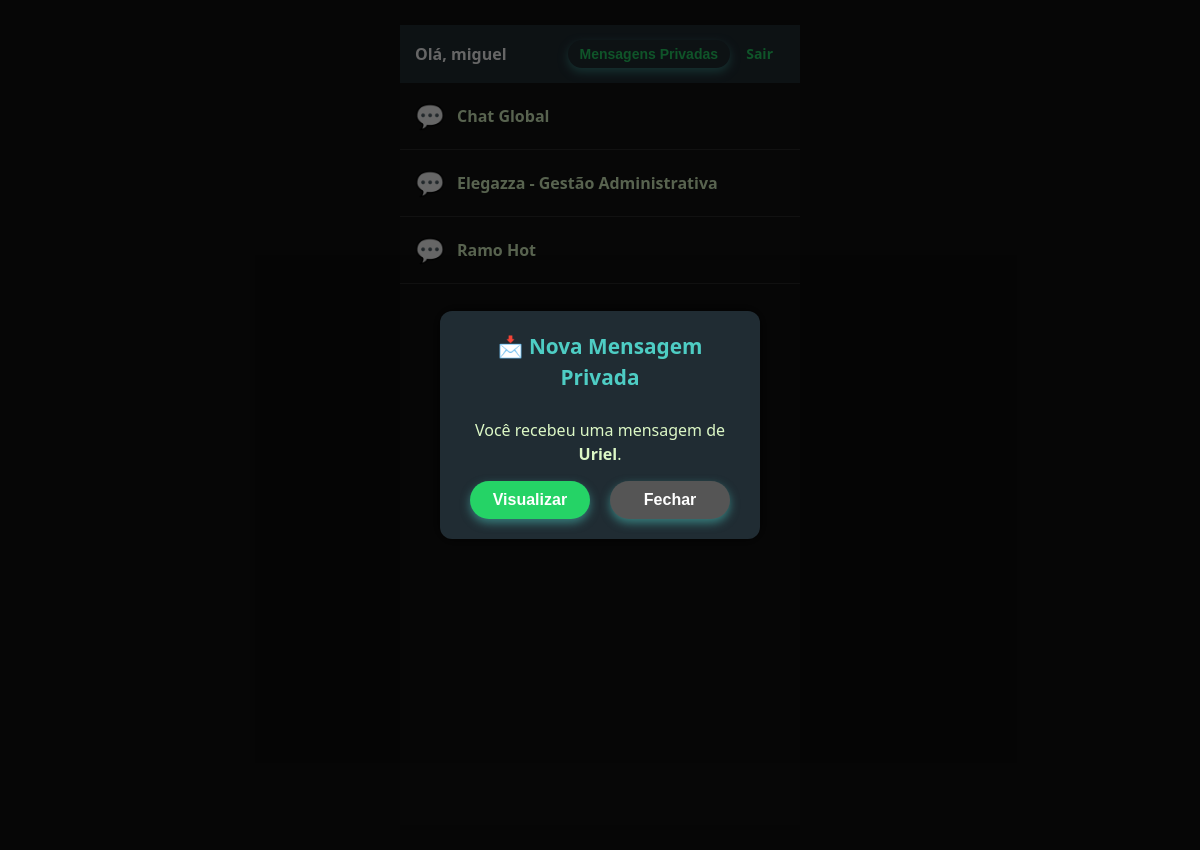
Page /index.php (signed in) on the committed database.
### tables this page shows
CREATE TABLE `topicos` (
  `id` int(11) NOT NULL,
  `nome` varchar(100) NOT NULL,
  `visibilidade` varchar(255) NOT NULL DEFAULT 'publico',
  `mensagem_fixada` text DEFAULT NULL,
  `trancado` tinyint(1) NOT NULL DEFAULT 0
);

### index.php (the view, shortened to what this page needs)
<?php
include 'conexao.php';
$stmtUser = $conn->prepare("SELECT id, tipo FROM usuarios WHERE usuario = ?");
$stmtUser->bind_param("s", $_SESSION['usuario']);
$stmtUser->execute();
$resUser = $stmtUser->get_result();
$user = $resUser->fetch_assoc();
$userId = $user['id'];
$sql = "SELECT * FROM topicos WHERE visibilidade = 'publico' OR FIND_IN_SET(?, visibilidade)";
$stmtTopicos = $conn->prepare($sql);
$stmtTopicos->bind_param("i", $userId);
$stmtTopicos->execute();
$resTopicos = $stmtTopicos->get_result();
$stmtNot = $conn->prepare("
  SELECT m.de_id, u.usuario
  FROM mensagens_privadas m
  LEFT JOIN mensagens_lidas l ON m.id = l.mensagem_id AND l.usuario_id = ?
  JOIN usuarios u ON m.de_id = u.id
  WHERE m.para_id = ? AND l.id IS NULL
  ORDER BY m.data DESC
  LIMIT 1
");
$stmtNot->bind_param("ii", $userId, $userId);
$stmtNot->execute();
$resNot = $stmtNot->get_result();
$notificacao = $resNot->fetch_assoc();
?>
<!DOCTYPE html>
<html lang="pt-BR">
<head>
  <link rel="stylesheet" href="assets/style.css" />
</head>
<body>
<div class="whatsapp-wrapper">
  <header>
    <span>Olá, <?= htmlspecialchars($_SESSION['usuario']) ?></span>
    <div>
      <button onclick="location.href='usuarios.php'">Mensagens Privadas</button>
      <a href="logout.php">Sair</a>
    </div>
  </header>
  <div class="topico-lista">
    <?php if ($resTopicos->num_rows > 0): ?>
      <?php while ($topico = $resTopicos->fetch_assoc()): ?>
        <div class="topico-item">
          <div class="emoji">💬</div>
          <a href="topico.php?id=<?= intval($topico['id']) ?>">
            <?= htmlspecialchars($topico['nome']) ?>
          </a>
        </div>
      <?php endwhile; ?>
    <?php else: ?>
      <p style="padding: 15px; color: #888;">Nenhum tópico disponível.</p>
    <?php endif; ?>
  </div>
</div>
<?php if ($notificacao): ?>
  <div id="modalOverlay">
    <div id="modal" role="dialog" aria-modal="true" aria-labelledby="modalTitle" aria-describedby="modalDesc">
      <h2 id="modalTitle">📩 Nova Mensagem Privada</h2>
      <p id="modalDesc">Você recebeu uma mensagem de <strong><?= htmlspecialchars($notificacao['usuario']) ?></strong>.</p>
      <div>
        <button id="btnOpenChat">Visualizar</button>
        <button id="btnClose" class="close-btn">Fechar</button>
      </div>
    </div>
  </div>
<?php endif; ?>
</body>
</html>

### assets/style.css (style rules this page uses)
* { margin: 0; padding: 0; box-sizing: border-box; }
body { font-family: 'Segoe UI', Tahoma, Geneva, Verdana, sans-serif; background-color: #121212; color: #e0e0e0; padding: 25px; line-height: 1.5; min-height: 100vh; }
h2, h3 { color: #4ecdc4; margin-bottom: 25px; font-weight: 700; font-size: 1.8rem; }
a { color: #4ecdc4; text-decoration: none; font-weight: 600; transition: color 0.3s ease; }
button { background-color: #4ecdc4; color: #121212; border: none; padding: 14px 28px; font-weight: 700; cursor: pointer; border-radius: 8px; font-size: 1.1rem; transition: background-color 0.3s ease, transform 0.2s ease; user-select: none; box-shadow: 0 4px 10px rgba(78, 205, 196, 0.5); width: auto; min-width: 120px; align-self: flex-start; }

### index.php (style rules this page uses)
* { box-sizing: border-box; }
body { margin: 0; font-family: 'Segoe UI', sans-serif; background-color: #0e0e0e; color: #fff; }
.whatsapp-wrapper { max-width: 400px; height: 100vh; margin: auto; display: flex; flex-direction: column; background-color: #1f1f1f; }
header { background-color: #202c33; padding: 15px; display: flex; justify-content: space-between; align-items: center; color: #fff; font-weight: bold; gap: 15px; }
header a, header button { color: #25d366; text-decoration: none; font-size: 14px; background: none; border: none; cursor: pointer; font-weight: 600; padding: 6px 12px; border-radius: 20px; transition: background-color 0.3s; }
.topico-lista { flex: 1; overflow-y: auto; background-color: #111; }
.topico-item { padding: 15px; display: flex; align-items: center; border-bottom: 1px solid #2a2a2a; cursor: pointer; transition: background 0.3s; }
.topico-item .emoji { font-size: 1.5rem; margin-right: 12px; }
.topico-item a { color: #dcf8c6; text-decoration: none; font-weight: 600; font-size: 1rem; flex: 1; }
#modalOverlay { position: fixed; top: 0; left: 0; right: 0; bottom: 0; background-color: rgba(0,0,0,0.6); display: none; justify-content: center; align-items: center; z-index: 1000; }
#modal { background-color: #202c33; color: #dcf8c6; padding: 20px; border-radius: 12px; max-width: 320px; width: 90%; box-shadow: 0 0 15px rgba(0, 0, 0, 0.8); text-align: center; font-size: 1rem; }
#modal h2 { margin-top: 0; font-weight: 700; font-size: 1.3rem; }
#modal p { margin: 15px 0; }
#modal button { background-color: #25d366; border: none; color: #fff; padding: 10px 20px; margin: 0 8px; border-radius: 50px; font-weight: 700; cursor: pointer; transition: background-color 0.3s; font-size: 1rem; }
#modal button.close-btn { background-color: #555; }

### rows in the picture
topicos: nome "Chat Global"
topicos: nome "Elegazza - Gestão Administrativa"
topicos: nome "Ramo Hot"

### other values in the picture
$_SESSION['usuario'] "miguel"
$notificacao['usuario'] "Uriel"
